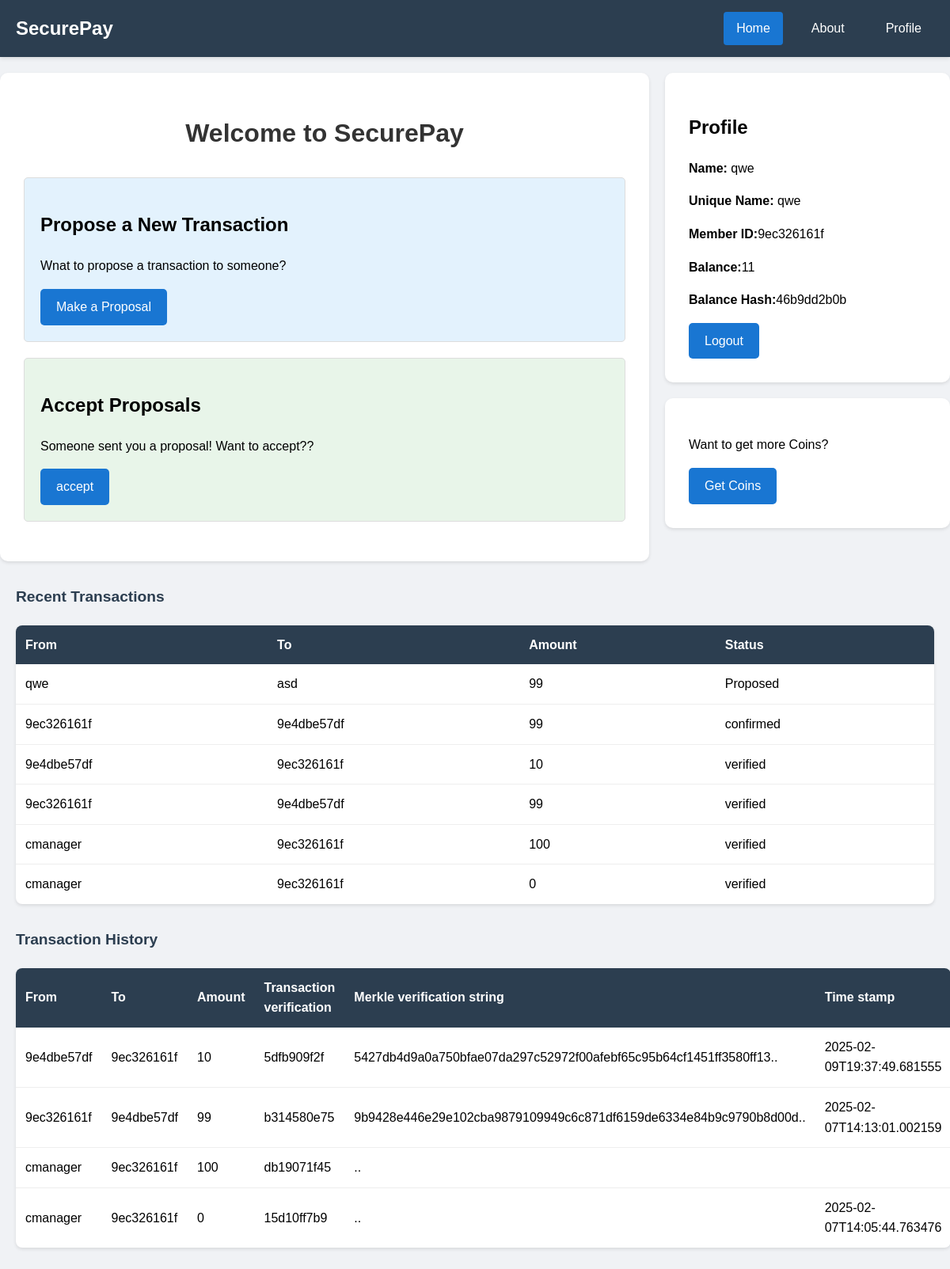
The page / (signed in) on the database its author committed.
### execution/models.py (models this page shows, shortened)
class Member(models.Model):
    cho=[('upto10k','10k'),('abovetill100k','10kTo100k')]
    name=models.CharField(max_length=100)
    address=models.CharField(max_length=100)
    affiliation=models.CharField(max_length=100)
    unique_name=models.CharField(max_length=100, unique=True)
    unique_id=models.CharField(max_length=256)
    category=models.CharField(max_length=100,choices=cho,default='upto10k')
    password=models.CharField(max_length=100)
    balance=models.IntegerField(default=0)
    intransaction=models.IntegerField(default=0)

class Proposer(models.Model):
    ch=[('pending','pending'),('accepted','accepted'),('rejected','rejected')]
    fromid=models.CharField(max_length=256)
    fname=models.CharField(max_length=100)
    toidd=models.CharField(max_length=256)
    toname=models.CharField(max_length=100)
    amount=models.IntegerField()
    status=models.CharField(max_length=100,choices=ch,default='pending')

class Twoconfirms(models.Model):
    ch=[('pending','pending'),('accepted','accepted'),('rejected','rejected')]
    fromid=models.CharField(max_length=256)
    toid=models.CharField(max_length=256)
    amount=models.IntegerField()
    imanagerstatus=models.CharField(max_length=100,choices=ch,default='pending')

### execution/views.py (the view)
# urls.py: 2. Add a URL to urlpatterns:  path('', views.home, name='home')
def home(request):
    if 'member_id' in request.session:
        member = Member.objects.get(id=request.session.get('member_id'))
        proposed=Proposer.objects.filter(fromid=member.unique_id)
        confirmed=Twoconfirms.objects.filter(fromid=member.unique_id)
        with open('databases/'+member.unique_id+'.json','r+') as f:
            data=json.load(f)
        transactions=data['transactions'][::-1][:5]
        balHash = transactions[-1]['balance_hash']
        return render(request,'home.html', context={'member':member,'proposed':proposed,'confirmed':confirmed,'transactions':transactions, 'balHash':balHash})
    else:
        return redirect('register')

### templates/home.html (shortened to what this page needs)
  <!DOCTYPE html>
  <html>
  <head>
  </head>
  <body>
  <nav class="navbar">
      <div class="nav-container">
          <a href="/" class="nav-brand">SecurePay</a>
          <div class="nav-links">
              <a href="/" class="active">Home</a>
              <a href="/about">About</a>
              <a href="/profile">Profile</a>
          </div>
      </div>
  </nav>
  <div class="container">
      <div class="main-content">
          <h1>Welcome to SecurePay</h1>
          <div class="option-box propose-option">
              <h2>Propose a New Transaction</h2>
              <p>Wnat to propose a transaction to someone?</p>
              <a href="/propose" class="button">Make a Proposal</a>
          </div>
          <div class="option-box accept-option">
              <h2>Accept Proposals</h2>
              <p>Someone sent you a proposal! Want to accept??</p>
              <a href="/transaction/" class="button">accept</a>
          </div>
      </div>
      <div>
          <div class="profile-card">
              <h2>Profile</h2>
              <div class="profile-info">
                  <p><strong>Name:</strong> {{member.name}}</p>
                  <p><strong>Unique Name:</strong> {{member.unique_name}}</p>
                  <p><strong>Member ID:</strong>{{member.unique_id}}</p>
                  <p><strong>Balance:</strong>{{member.balance}}</p>
                  <p><strong>Balance Hash:</strong>{{balHash}}</p>
              </div>
              <a href="/logout" class="button">Logout</a>
          </div>
          <div class="profile-card">
              <p>Want to get more Coins?</p>
              <a href="/cmanager/" class="button">Get Coins</a>
          </div>
      </div>
  </div>
  <div class="table-container">
      <h3 class="table-title">Recent Transactions</h3>
      <table class="transaction-table">
          <thead>
              <tr>
                  <th>From</th>
                  <th>To</th>
                  <th>Amount</th>
                  <th>Status</th>
              </tr>
          </thead>
          <tbody>
              {% for p in proposed %}
              <tr>
                  <td>{{p.fname}}</td>
                  <td>{{p.toname}}</td>
                  <td>{{p.amount}}</td>
                  <td>Proposed</td>
              </tr>
              {% endfor %}
              {% for p in confirmed %}
              <tr>
                  <td>{{p.fromid}}</td>
                  <td>{{p.toid}}</td>
                  <td>{{p.amount}}</td>
                  <td>confirmed</td>
              </tr>
              {% endfor %}
              {% for p in transactions %}
              <tr>
                  <td>{{p.from}}</td>
                  <td>{{p.to}}</td>
                  <td>{{p.amount}}</td>
                  <td>verified</td>
              </tr>
              {% endfor %}
          </tbody>
      </table>
  </div>
  <div class="table-container">
      <h3 class="table-title">Transaction History</h3>
      <table class="transaction-table">
          <thead>
              <tr>
                  <th>From</th>
                  <th>To</th>
                  <th>Amount</th>
                  <th>Transaction verification</th>
                  <th>Merkle verification string</th>
                  <th>Time stamp</th>
              </tr>
          </thead>
          <tbody>
              {% for t in transactions %}
              <tr>
                  <td>{{t.from}}</td>
                  <td>{{t.to}}</td>
                  <td>{{t.amount}}</td>
                  <td>{{t.transaction_hash}}</td>
                  <td>{{t.merkleroot}}..</td>
                  <td>{{t.time}}</td>
              </tr>
              {% endfor %}
          </tbody>
      </table>
  </div>
  </body>
  </html>

### templates/home.html (style rules this page uses)
body { font-family: Arial, sans-serif; margin: 0; padding: 0; line-height: 1.6; background-color: #f0f2f5; }
.navbar { background-color: #2c3e50; padding: 15px 0; position: sticky; top: 0; z-index: 1000; box-shadow: 0 2px 5px rgba(0,0,0,0.1); }
.nav-container { max-width: 1200px; margin: 0 auto; display: flex; justify-content: space-between; align-items: center; padding: 0 20px; }
.nav-brand { color: white; font-size: 24px; font-weight: bold; text-decoration: none; }
.nav-links { display: flex; gap: 20px; }
.nav-links a { color: white; text-decoration: none; padding: 8px 16px; border-radius: 4px; transition: background-color 0.3s; }
.nav-links a.active { background-color: #1976d2; }
.container { max-width: 1200px; margin: 20px auto; display: flex; gap: 20px; }
.main-content { flex: 1; background-color: white; padding: 30px; border-radius: 10px; box-shadow: 0 2px 4px rgba(0, 0, 0, 0.1); }
.profile-card { width: 300px; background-color: white; padding: 30px; border-radius: 10px; box-shadow: 0 2px 4px rgba(0, 0, 0, 0.1); height: fit-content; margin-bottom: 20px; }
.option-box { padding: 20px; margin: 20px 0; border: 1px solid #ddd; border-radius: 5px; transition: transform 0.2s; }
.propose-option { background-color: #e3f2fd; }
.accept-option { background-color: #e8f5e9; }
h1 { text-align: center; color: #333; margin-bottom: 30px; }
.button { display: inline-block; padding: 10px 20px; background-color: #1976d2; color: white; text-decoration: none; border-radius: 5px; transition: background-color 0.3s; }
.transaction-table { width: 100%; border-collapse: collapse; margin: 20px 0; box-shadow: 0 2px 4px rgba(0,0,0,0.1); background: white; border-radius: 8px; overflow: hidden; }
.transaction-table th { background-color: #2c3e50; color: white; padding: 12px; text-align: left; font-weight: 600; }
.transaction-table td { padding: 12px; border-bottom: 1px solid #eee; }
.transaction-table tr:last-child td { border-bottom: none; }
.table-container { margin: 30px 0; padding: 0 20px; }
.table-title { font-size: 1.2em; color: #2c3e50; margin-bottom: 15px; font-weight: 600; }

### rows shown on the page
Member: name "qwe", unique_name "qwe", unique_id "9ec326161f", balance "11", from "cmanager", to "9ec326161f", amount "0", transaction_hash "15d10ff7b9", time "2025-02-07T14:05:44.763476"
Proposer: fname "qwe", toname "asd", amount "99"
Twoconfirms: fromid "9ec326161f", toid "9e4dbe57df", amount "99"

### other values the page prints
{{ balHash }} "46b9dd2b0b"
{{ p.from }} "9e4dbe57df" "9ec326161f" "cmanager"
{{ p.to }} "9ec326161f" "9e4dbe57df" "9ec326161f"
{{ p.amount }} "10" "99" "100"
{{ t.from }} "9e4dbe57df" "9ec326161f" "cmanager"
{{ t.to }} "9ec326161f" "9e4dbe57df" "9ec326161f"
{{ t.amount }} "10" "99" "100"
{{ t.transaction_hash }} "5dfb909f2f" "b314580e75" "db19071f45"
{{ t.merkleroot }} "5427db4d9a0a750bfae07da297c52972f00afebf65c95b64cf1451ff3580ff13" "9b9428e446e29e102cba9879109949c6c871df6159de6334e84b9c9790b8d00d"
{{ t.time }} "2025-02-09T19:37:49.681555" "2025-02-07T14:13:01.002159"
